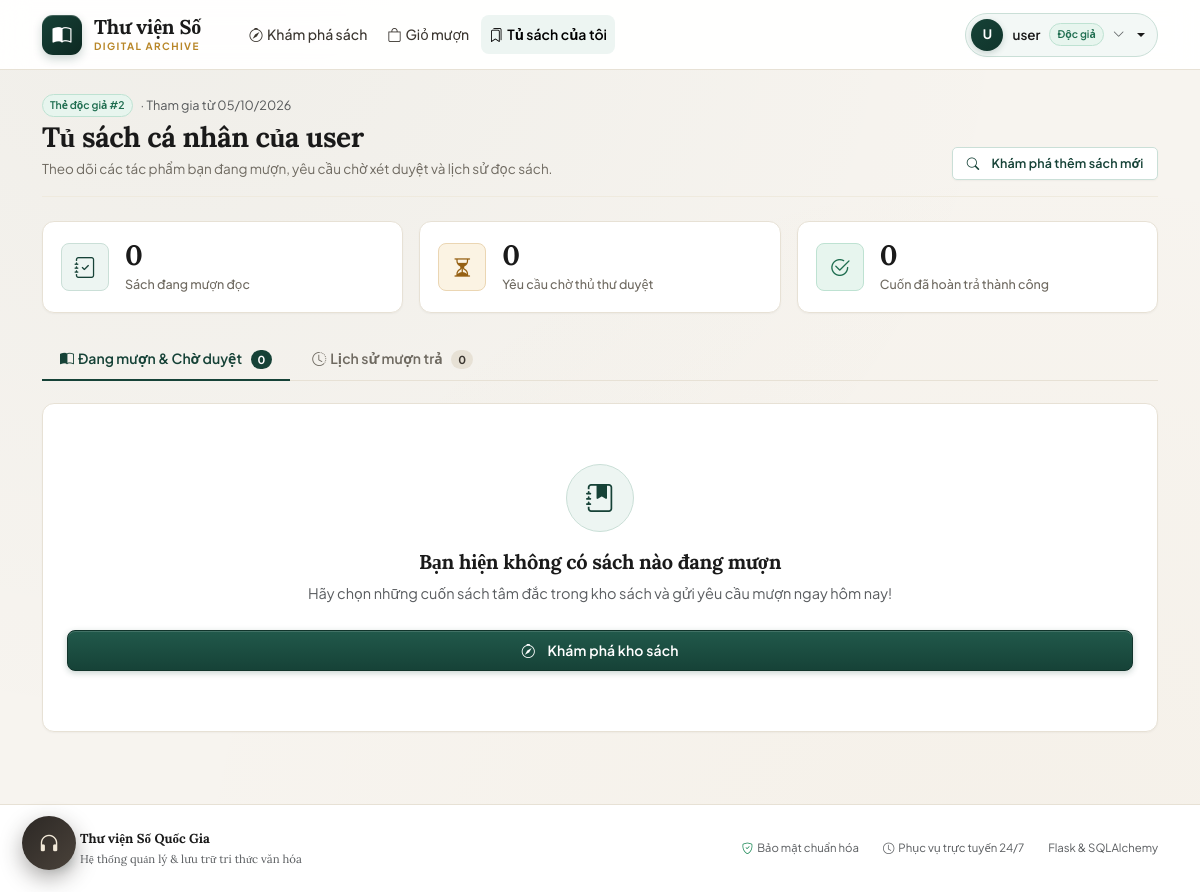
Before: /tu-sach (signed in) with the older database file.
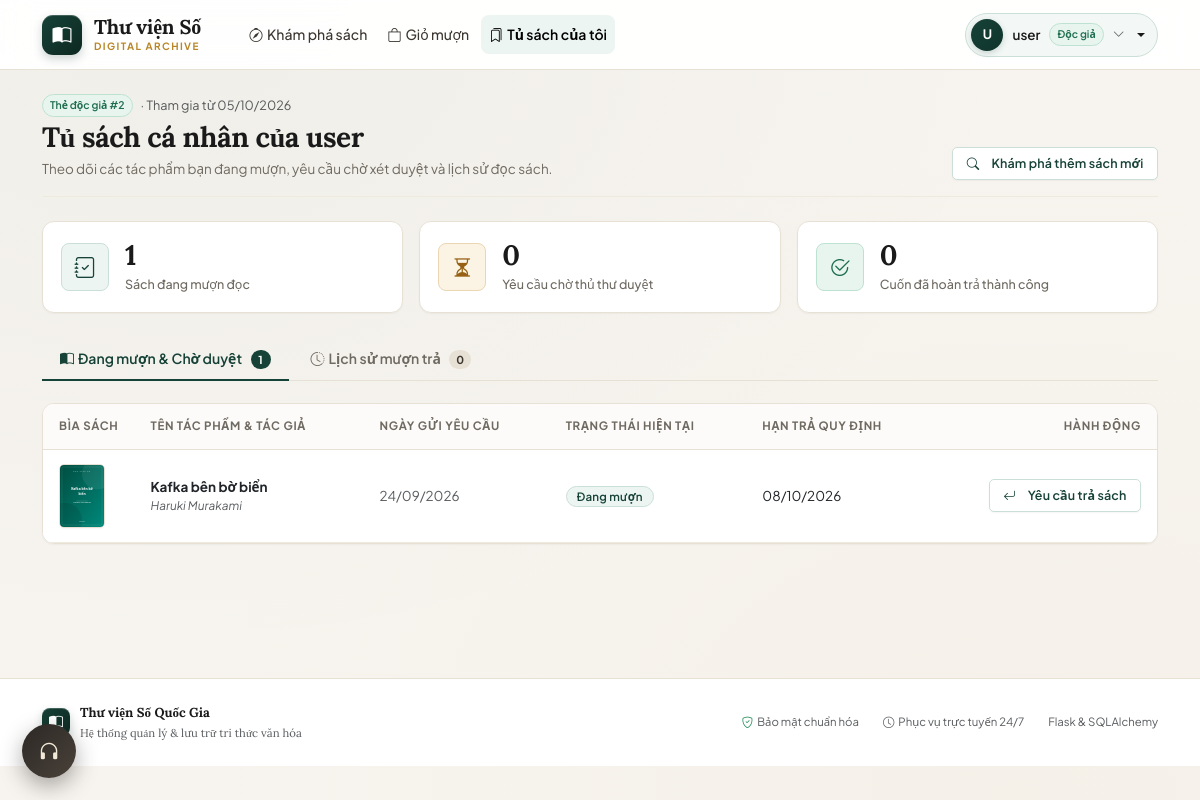
After: the same page with the newer database file.
### models.py (models this page shows, shortened)
class User(db.Model, UserMixin):
    __tablename__ = 'users'
    id = db.Column(db.Integer, primary_key=True)
    username = db.Column(db.String(80), unique=True, nullable=False, index=True)
    email = db.Column(db.String(120), unique=True, nullable=True)
    password_hash = db.Column(db.String(255), nullable=False)
    role = db.Column(db.String(20), nullable=False, default='user')
    is_active = db.Column(db.Boolean, nullable=False, default=True)
    created_at = db.Column(db.DateTime, default=now, nullable=False)
    borrow_requests = db.relationship('BorrowRequest', back_populates='user', lazy='dynamic')
    reviews = db.relationship('Review', back_populates='author', lazy='dynamic')
    @property
    def is_admin(self):
        return self.role == 'admin'

class BorrowRequest(db.Model):
    __tablename__ = 'borrow_requests'
    PENDING = 'pending'
    APPROVED = 'approved'
    REJECTED = 'rejected'
    RETURN_PENDING = 'return_pending'
    RETURNED = 'returned'
    id = db.Column(db.Integer, primary_key=True)
    user_id = db.Column(db.Integer, db.ForeignKey('users.id'), nullable=False, index=True)
    book_id = db.Column(db.Integer, db.ForeignKey('books.id'), nullable=False, index=True)
    status = db.Column(db.String(20), nullable=False, default=PENDING)
    requested_at = db.Column(db.DateTime, default=now, nullable=False)
    decided_at = db.Column(db.DateTime, nullable=True)
    due_date = db.Column(db.DateTime, nullable=True)
    returned_at = db.Column(db.DateTime, nullable=True)
    note = db.Column(db.String(300), nullable=True)
    user = db.relationship('User', back_populates='borrow_requests')

class Book(db.Model):
    __tablename__ = 'books'
    id = db.Column(db.Integer, primary_key=True)
    title = db.Column(db.String(200), nullable=False, index=True)
    author = db.Column(db.String(150), nullable=False, index=True)
    description = db.Column(db.Text, nullable=False, default='')
    quantity = db.Column(db.Integer, nullable=False, default=0)
    cover_url = db.Column(db.String(300), nullable=True)
    category_id = db.Column(db.Integer, db.ForeignKey('categories.id'), nullable=True)
    created_at = db.Column(db.DateTime, default=now, nullable=False)
    mood = db.Column(db.String(30), nullable=True, index=True)
    pages = db.Column(db.Integer, nullable=True, default=0)
    condition_note = db.Column(db.String(300), nullable=True, default='')
    times_borrowed = db.Column(db.Integer, nullable=False, default=0)
    librarian_note = db.Column(db.String(400), nullable=True, default='')
    librarian_note_by = db.Column(db.String(80), nullable=True, default='')
    spine_color = db.Column(db.String(9), nullable=True, default='')
    category = db.relationship('Category', back_populates='books')
    borrow_requests = db.relationship('BorrowRequest', backref='book', lazy='dynamic')
    reviews = db.relationship('Review', backref='book', lazy='dynamic')
    @property
    def cover(self):
        if self.cover_url:
            return self.cover_url
        if has_request_context():
            return url_for('static', filename='covers/default.svg')
        return '/static/covers/default.svg'

### user.py (the view)
@user_bp.route('/tu-sach')
@login_required
def dashboard():
    active = (
        BorrowRequest.query.filter(
            BorrowRequest.user_id == current_user.id,
            BorrowRequest.status.in_(['pending', 'approved', 'return_pending']),
        ).order_by(BorrowRequest.requested_at.desc()).all()
    )
    history = (
        BorrowRequest.query.filter(
            BorrowRequest.user_id == current_user.id,
            BorrowRequest.status.in_(['returned', 'rejected']),
        )
        .order_by(
            db.func.coalesce(
                BorrowRequest.returned_at, BorrowRequest.decided_at
            ).desc()
        )
        .all()
    )
    counts = {
        'borrowing': sum(1 for r in active if r.status in ('approved', 'return_pending')),
        'pending': sum(1 for r in active if r.status == 'pending'),
        'returned': BorrowRequest.query.filter(
            BorrowRequest.user_id == current_user.id,
            BorrowRequest.status == 'returned',
        ).count(),
    }
    return render_template(
        'user/dashboard.html', active=active, history=history, counts=counts
    )

### templates/user/dashboard.html (shortened to what this page needs)
{% extends 'base.html' %}
{% block content %}
<div class="page-head">
  <div>
    <div class="d-flex align-items-center gap-2 mb-1">
      <span class="user-badge-mini user-badge-user">Thẻ độc giả #{{ current_user.id }}</span>
      <span class="text-muted small">· Tham gia từ {{ current_user.created_at|fmt_date }}</span>
    </div>
    <h1 class="page-title">Tủ sách cá nhân của {{ current_user.username }}</h1>
    <p class="page-sub">Theo dõi các tác phẩm bạn đang mượn, yêu cầu chờ xét duyệt và lịch sử đọc sách.</p>
  </div>
  <a href="{{ url_for('user.home') }}" class="btn btn-outline-primary btn-sm">
    <i class="bi bi-search me-1"></i>Khám phá thêm sách mới
  </a>
</div>
<div class="row g-3 mb-4">
  <div class="col-12 col-sm-4">
    <div class="stat-card">
      <div class="stat-ic"><i class="bi bi-journal-check"></i></div>
      <div>
        <div class="stat-num">{{ counts.borrowing }}</div>
        <div class="stat-label">Sách đang mượn đọc</div>
      </div>
    </div>
  </div>
  <div class="col-6 col-sm-4">
    <div class="stat-card">
      <div class="stat-ic warn"><i class="bi bi-hourglass-split"></i></div>
      <div>
        <div class="stat-num">{{ counts.pending }}</div>
        <div class="stat-label">Yêu cầu chờ thủ thư duyệt</div>
      </div>
    </div>
  </div>
  <div class="col-6 col-sm-4">
    <div class="stat-card">
      <div class="stat-ic ok"><i class="bi bi-check2-circle"></i></div>
      <div>
        <div class="stat-num">{{ counts.returned }}</div>
        <div class="stat-label">Cuốn đã hoàn trả thành công</div>
      </div>
    </div>
  </div>
</div>
<ul class="nav tabs-line" role="tablist">
  <li class="nav-item" role="presentation">
    <button class="nav-link active" data-bs-toggle="pill" data-bs-target="#tab-active"
            type="button" role="tab">
      <i class="bi bi-book-half me-1"></i>Đang mượn &amp; Chờ duyệt
      <span class="tab-count">{{ active|length }}</span>
    </button>
  </li>
  <li class="nav-item" role="presentation">
    <button class="nav-link" data-bs-toggle="pill" data-bs-target="#tab-history"
            type="button" role="tab">
      <i class="bi bi-clock-history me-1"></i>Lịch sử mượn trả
      <span class="tab-count">{{ history|length }}</span>
    </button>
  </li>
</ul>
<div class="tab-content">
  <div class="tab-pane fade show active" id="tab-active" role="tabpanel">
    {% if active %}
    <div class="card overflow-hidden">
      <div class="table-responsive">
        <table class="table align-middle">
          <thead>
            <tr>
              <th style="width: 70px;">Bìa sách</th>
              <th>Tên tác phẩm &amp; Tác giả</th>
              <th>Ngày gửi yêu cầu</th>
              <th>Trạng thái hiện tại</th>
              <th>Hạn trả quy định</th>
              <th class="text-end">Hành động</th>
            </tr>
          </thead>
          <tbody>
            {% for r in active %}
            <tr>
              <td>
                <a href="{{ url_for('user.book_detail', book_id=r.book_id) }}">
                  <img src="{{ r.book.cover }}" class="cart-thumb" alt="{{ r.book.title }}">
                </a>
              </td>
              <td>
                <a class="fw-bold text-dark text-decoration-none"
                   href="{{ url_for('user.book_detail', book_id=r.book_id) }}">
                  {{ r.book.title }}
                </a>
                <div class="small text-muted fst-italic">{{ r.book.author }}</div>
              </td>
              <td class="text-muted">{{ r.requested_at|fmt_date }}</td>
              <td>
                <span class="badge bg-{{ status_colors[r.status] }}">
                  {{ status_labels[r.status] }}
                </span>
              </td>
              <td>
                {% if r.due_date %}
                  {% set is_overdue = (r.status == 'approved' and r.due_date < now()) %}
                  <span class="{{ 'text-danger fw-bold' if is_overdue else 'text-dark' }}">
                    {{ r.due_date|fmt_date }}
                  </span>
                {% else %}
                  <span class="text-muted small">—</span>
                {% endif %}
              </td>
              <td class="text-end">
                {% if r.status == 'approved' %}
                <form method="post" action="{{ url_for('user.request_return', req_id=r.id) }}"
                      data-confirm="Xác nhận gửi yêu cầu trả cuốn sách “{{ r.book.title }}”?">
                  <button class="btn btn-sm btn-outline-primary shadow-xs">
                    <i class="bi bi-arrow-return-left me-1"></i>Yêu cầu trả sách
                  </button>
                </form>
                {% elif r.status == 'return_pending' %}
                <span class="badge bg-info-subtle text-info border">
                  <i class="bi bi-hourglass-split me-1"></i>Đang chờ thủ thư nhận
                </span>
                {% else %}
                <span class="text-muted small">Đang chờ xét duyệt</span>
                {% endif %}
              </td>
            </tr>
            {% endfor %}
          </tbody>
        </table>
      </div>
    </div>
    {% else %}
    <div class="empty-state card">
      <div class="empty-ic"><i class="bi bi-journal-bookmark-fill"></i></div>
      <h2 class="section-title">Bạn hiện không có sách nào đang mượn</h2>
      <p class="text-muted mb-4">Hãy chọn những cuốn sách tâm đắc trong kho sách và gửi yêu cầu mượn ngay hôm nay!</p>
      <a href="{{ url_for('user.home') }}" class="btn btn-primary">
        <i class="bi bi-compass me-1"></i>Khám phá kho sách
      </a>
    </div>
    {% endif %}
  </div>
</div>
{% endblock %}

### templates/base.html (shortened to what this page needs)
<!doctype html>
<html lang="vi">
<head>
  <link href="https://cdn.jsdelivr.net/npm/bootstrap@5.3.3/dist/css/bootstrap.min.css" rel="stylesheet">
  <link href="https://cdn.jsdelivr.net/npm/bootstrap-icons@1.11.3/font/bootstrap-icons.min.css" rel="stylesheet">
  <link href="{{ url_for('static', filename='css/style.css') }}" rel="stylesheet">
</head>
<body>
{% set ep = request.endpoint or '' %}
<nav class="navbar navbar-expand-lg sticky-top">
  <div class="container">
    <a class="navbar-brand" href="{{ url_for('user.home') }}">
      <span class="brand-mark"><i class="bi bi-book-half"></i></span>
      <div class="brand-text">
        <span class="brand-name">Thư viện Số</span>
        <span class="brand-tag">DIGITAL ARCHIVE</span>
      </div>
    </a>
    <div class="collapse navbar-collapse" id="mainNav">
      <ul class="navbar-nav me-auto ps-lg-4 gap-lg-1">
        <li class="nav-item">
          <a class="nav-link {{ 'active' if ep == 'user.home' }}" href="{{ url_for('user.home') }}">
            <i class="bi bi-compass me-1"></i>Khám phá sách
          </a>
        </li>
        {% if current_user.is_authenticated %}
          {% if has_endpoint('user.cart') %}
          <li class="nav-item">
            <a class="nav-link position-relative {{ 'active' if ep == 'user.cart' }}" href="{{ url_for('user.cart') }}">
              <i class="bi bi-bag me-1"></i>Giỏ mượn
            </a>
          </li>
          {% endif %}
          {% if has_endpoint('user.dashboard') %}
          <li class="nav-item">
            <a class="nav-link {{ 'active' if ep == 'user.dashboard' }}" href="{{ url_for('user.dashboard') }}">
              <i class="bi bi-bookmarks me-1"></i>Tủ sách của tôi
            </a>
          </li>
          {% endif %}
        {% endif %}
      </ul>
      <ul class="navbar-nav align-items-lg-center gap-2">
        {% if current_user.is_authenticated %}
        <li class="nav-item dropdown">
          <a class="user-chip dropdown-toggle {{ 'is-admin' if current_user.is_admin else '' }}" href="#" data-bs-toggle="dropdown" aria-expanded="false">
            <span class="avatar">{{ current_user.username[:1]|upper }}</span>
            <span class="d-none d-lg-inline">{{ current_user.username }}</span>
            {% if current_user.is_admin %}
            <span class="user-badge-mini user-badge-admin">Admin</span>
            {% else %}
            <span class="user-badge-mini user-badge-user">Độc giả</span>
            {% endif %}
            <i class="bi bi-chevron-down small text-muted"></i>
          </a>
        </li>
        {% endif %}
      </ul>
    </div>
  </div>
</nav>
{% block page %}
<div class="container py-4 main-container">
  {% block content %}{% endblock %}
</div>
{% endblock %}
<footer class="site-footer">
  <div class="container d-flex flex-wrap justify-content-between align-items-center gap-3">
    <div class="brand-small">
      <span class="brand-mark"><i class="bi bi-book-half"></i></span>
      <div>
        <span>Thư viện Số Quốc Gia</span>
        <div class="small fw-normal text-muted">Hệ thống quản lý &amp; lưu trữ tri thức văn hóa</div>
      </div>
    </div>
    <div class="d-flex align-items-center gap-4 text-muted small">
      <span><i class="bi bi-shield-check text-success me-1"></i>Bảo mật chuẩn hóa</span>
      <span><i class="bi bi-clock me-1"></i>Phục vụ trực tuyến 24/7</span>
      <span>Flask &amp; SQLAlchemy</span>
    </div>
  </div>
</footer>
<div class="nook" id="nook" data-playing="">
  <button class="nook-fab" id="nookToggle" type="button"
          aria-expanded="false" aria-controls="nookPanel"
          title="Góc Đọc Sách — âm thanh nền & Chế độ Tập trung">
    <i class="bi bi-headphones"></i>
  </button>
</div>
</body>
</html>

Changed rows visible on the page:
added BorrowRequest: book.cover (picture), book "Kafka bên bờ biển", book.author "Haruki Murakami", requested_at|fmt_date "24/09/2026", status "Đang mượn", due_date|fmt_date "08/10/2026"
Other visible differences:
{{ counts.borrowing }}: "0" → "1"
{{ active|length }}: "0" → "1"
text no longer shown: "Bạn hiện không có sách nào đang mượn Hãy chọn những cuốn sách tâm đắc trong kho sách và gửi yêu cầu mượn ngay hôm nay! Khám phá kho sách"
text now shown: "BÌA SÁCH TÊN TÁC PHẨM & TÁC GIẢ NGÀY GỬI YÊU CẦU TRẠNG THÁI HIỆN TẠI HẠN TRẢ QUY ĐỊNH HÀNH ĐỘNG"
